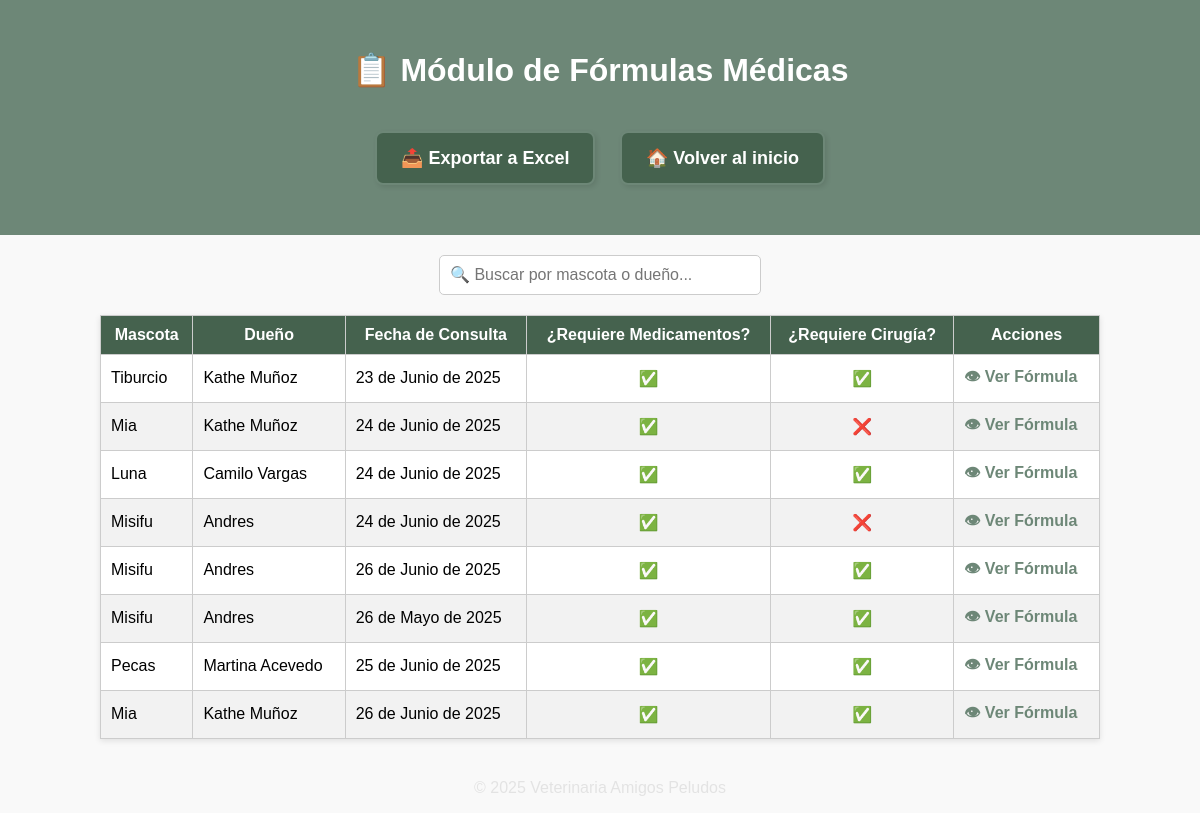
/formulas/, run on an earlier commit of the app's database.
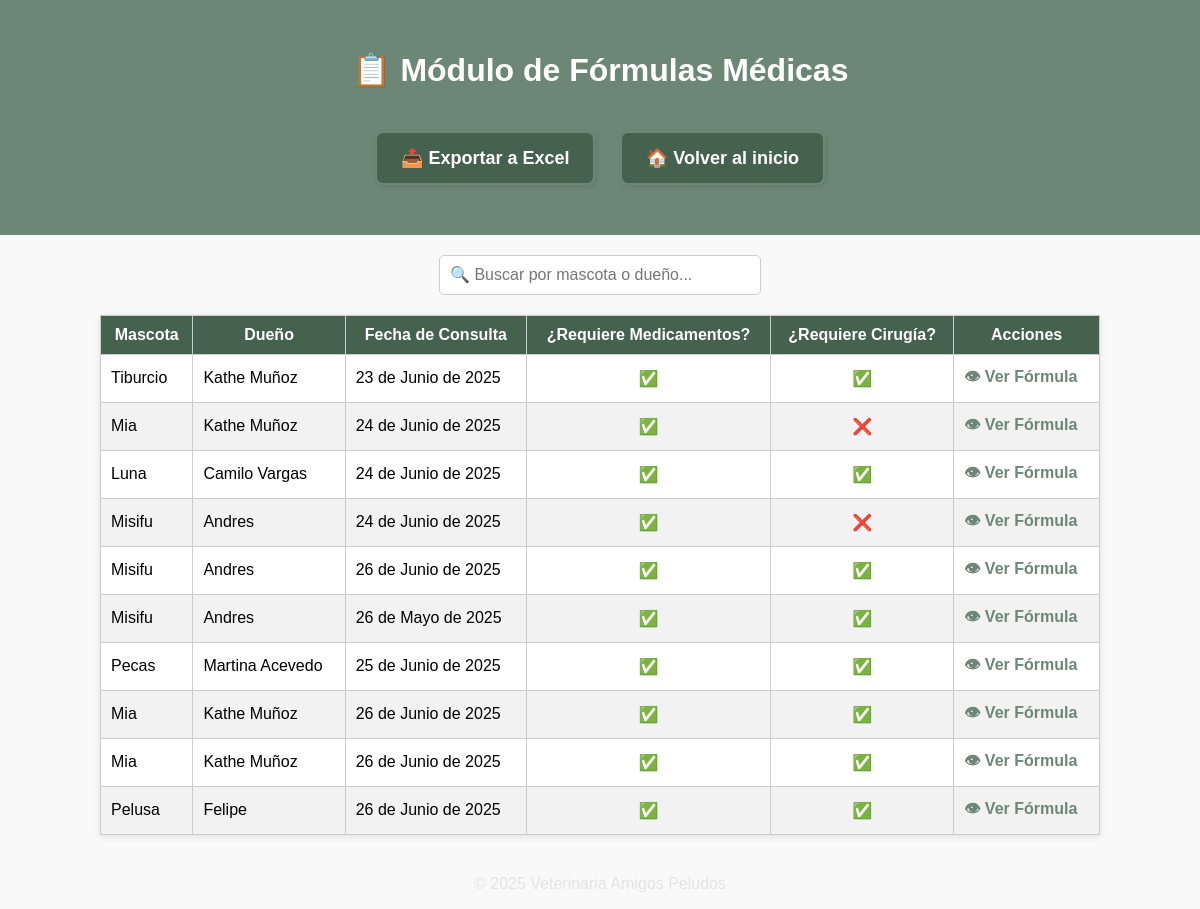
And on a later commit of the database.
### principal/models.py (models this page shows, shortened)
class Consulta(models.Model):
    fecha = models.DateField()
    motivo = models.TextField(blank=True)
    diagnostico = models.TextField(blank=True)
    tratamiento = models.TextField(blank=True, null=True)
    observaciones = models.TextField(blank=True, null=True)
    req_medicamentos = models.BooleanField(default=False)
    req_cirugia = models.BooleanField(default=False)
    mascota = models.ForeignKey(Mascota, on_delete=models.CASCADE, related_name='consultas')
    med_entregado = models.BooleanField(default=False)
    activo = models.BooleanField(default=True)

class Mascota(models.Model):
    nombre_mascota = models.CharField(max_length=100)
    especie = models.CharField(max_length=50, blank=True)
    raza = models.CharField(max_length=50, blank=True)
    edad = models.PositiveIntegerField(null=True, blank=True)
    cliente = models.ForeignKey(Cliente, on_delete=models.CASCADE, related_name='mascotas')
    activo = models.BooleanField(default=True)

class Cliente(models.Model):
    nombre = models.CharField(max_length=100)
    cedula = models.CharField(max_length=20, unique=True)
    telefono = models.CharField(max_length=20, blank=True, null=True)
    direccion = models.CharField(max_length=255, blank=True, null=True)
    activo = models.BooleanField(default=True)

### principal/views.py (the view)
# urls.py: path('formulas/', views.lista_formulas, name='lista_formulas'),
def lista_formulas(request):
    query = request.GET.get('buscar', '')
    formulas = Consulta.objects.filter(req_medicamentos=True)
    if query:
        formulas = formulas.filter(
            mascota__nombre_mascota__icontains=query
        ) | formulas.filter(
            mascota__cliente__nombre__icontains=query
        )
    context = {
        'formulas': formulas,
        'query': query,
    }
    return render(request, 'principal/lista_formulas.html', context)

### principal/templates/principal/lista_formulas.html (shortened to what this page needs)
{% load static %}
<!DOCTYPE html>
<html lang="es">
<head>
    <link rel="stylesheet" href="{% static 'principal/css/listas.css' %}">
</head>
<body>
<header>
    <h1>📋 Módulo de Fórmulas Médicas</h1>
    <a href="{% url 'exportar_formulas' %}" class="btn">📤 Exportar a Excel</a>
    <a href="{% url 'inicio' %}" class="btn">🏠 Volver al inicio</a>
</header>
<div class="search-box">
    <input type="text" id="buscar" placeholder="🔍 Buscar por mascota o dueño...">
</div>
<table id="tabla-formulas">
    <thead>
        <tr>
            <th>Mascota</th>
            <th>Dueño</th>
            <th>Fecha de Consulta</th>
            <th>¿Requiere Medicamentos?</th>
            <th>¿Requiere Cirugía?</th>
            <th>Acciones</th>
        </tr>
    </thead>
    <tbody>
        {% for consulta in formulas %}
        <tr>
            <td>{{ consulta.mascota.nombre_mascota }}</td>
            <td>{{ consulta.mascota.cliente.nombre }}</td>
            <td>{{ consulta.fecha }}</td>
            <td style="text-align: center;">{{ consulta.req_medicamentos|yesno:"✅,❌" }}</td>
            <td>{{ consulta.req_cirugia|yesno:"✅,❌" }}</td>
            <td>
                <a href="{% url 'ver_formula' consulta.id %}">👁 Ver Fórmula</a>
            </td>
        </tr>
        {% empty %}
        <tr><td colspan="6">No se encontraron fórmulas médicas.</td></tr>
        {% endfor %}
    </tbody>
</table>
<footer>
    <p>© 2025 Veterinaria Amigos Peludos</p>
</footer>
</body>
</html>

What changed in the data, as far as the page shows it:
added Consulta: mascota.nombre_mascota "Mia", mascota.cliente.nombre "Kathe Muñoz", fecha "26 de Junio de 2025", req_medicamentos "✅", req_cirugia "✅"
added Consulta: mascota.nombre_mascota "Pelusa", mascota.cliente.nombre "Felipe", fecha "26 de Junio de 2025", req_medicamentos "✅", req_cirugia "✅"
